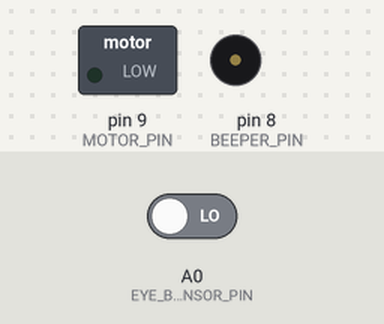
Simulated run of this sketch. Board: Arduino Uno, built with avr-gcc and run on an emulated ATmega328P. On the bench: switched loads named in the sketch (green lamp = pin HIGH), buzzer (waves = sounding, pin HIGH). Inputs (shaded band) come from the test bench; at power-on: A0 (EYE_BLINK_SENSOR_PIN) LOW.

Above: at 1.2 s.
1.3 s: A0 (EYE_BLINK_SENSOR_PIN) driven HIGH
At 2.1 s:
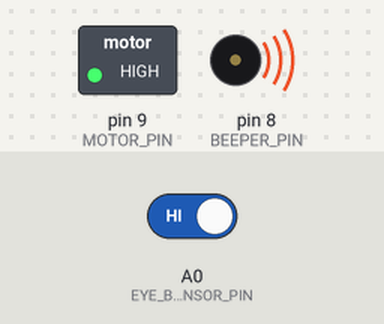
2.8 s: A0 (EYE_BLINK_SENSOR_PIN) driven LOW
At 3.3 s:
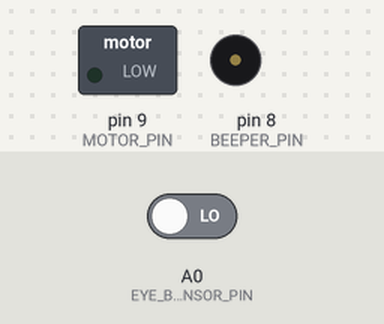
Timing chart, 0 to 5.8 s (numbered marks = the images above; inputs shaded):
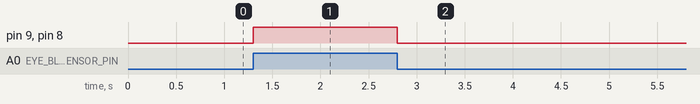

Measured:
- after the input at 1.3 s, pin 9 (MOTOR_PIN), pin 8 (BEEPER_PIN): LOW → HIGH at once
- after the input at 2.8 s, pin 9 (MOTOR_PIN), pin 8 (BEEPER_PIN): HIGH → LOW at once

The sketch:

eye_blink_code.ino
```cpp
// Eye Blink Sensor
#define EYE_BLINK_SENSOR_PIN A0

#define MOTOR_PIN 9
#define BEEPER_PIN 8

void setup() {
  pinMode(EYE_BLINK_SENSOR_PIN, INPUT);
  pinMode(MOTOR_PIN, OUTPUT);
  pinMode(BEEPER_PIN, OUTPUT);

  //digitalWrite(MOTOR_PIN, HIGH);  // Assuming HIGH is the default state (motor running)
  //digitalWrite(BEEPER_PIN, LOW);  // Assuming LOW is the default state (beeper off)
}

void loop() {
  // Read the eye blink sensor
  int eyeBlinkSensorValue = digitalRead(EYE_BLINK_SENSOR_PIN);

  // Check if eyes are closed (assuming HIGH signal indicates closed eyes)
  if (eyeBlinkSensorValue == HIGH) {
    // Eyes are closed, stop the motor and turn on the beeper
    digitalWrite(MOTOR_PIN, HIGH);
    digitalWrite(BEEPER_PIN, HIGH);
  } else {
    // Eyes are open, run the motor and turn off the beeper
    digitalWrite(MOTOR_PIN, LOW);
    digitalWrite(BEEPER_PIN, LOW);
  }

  // Add a small delay to avoid rapid readings
  delay(50);
}
```
